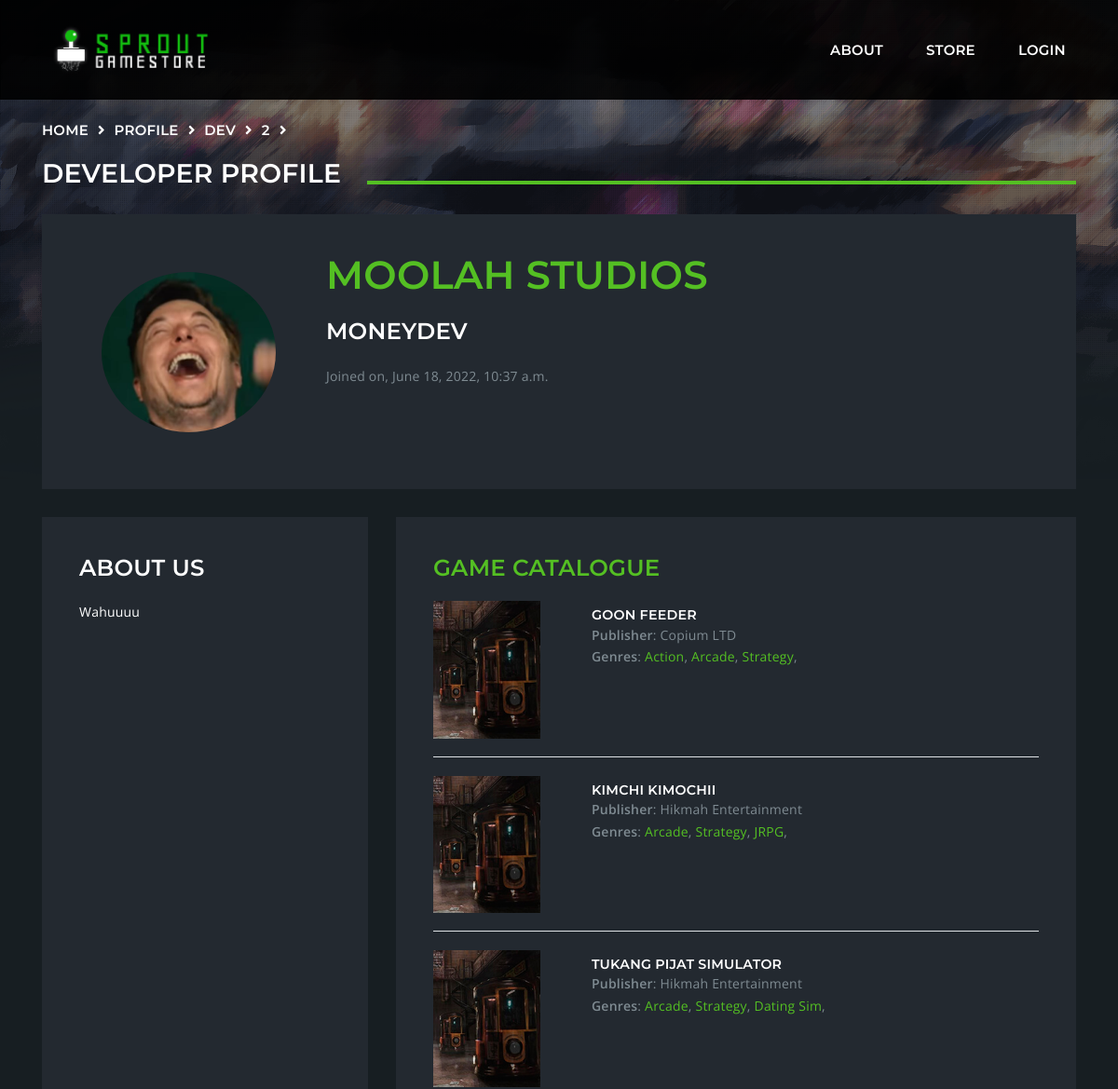
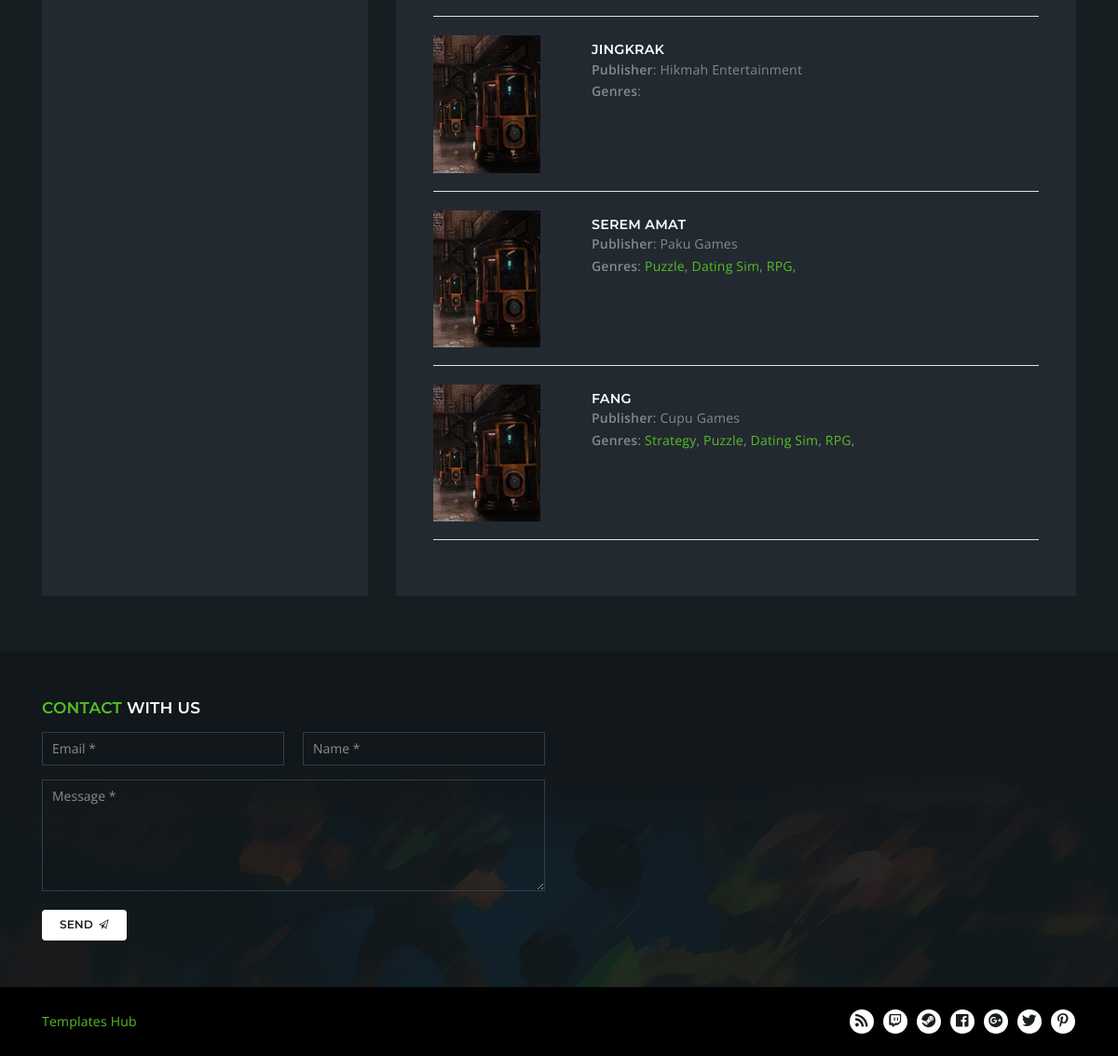
/profile/dev/2/, run on the app's committed database (2 pictures, top to bottom).
### base/models.py (models this page shows, shortened)
class Profile(models.Model):
    full_name = models.CharField(max_length=200, blank=True)
    profile_pic = models.ImageField(null=True, default='default-avatar.jpg')
    description = models.TextField(null=True, blank=True)
    user = models.OneToOneField(User, on_delete=models.CASCADE, blank=True)
    birth_date = models.DateField(null=True)

class Developer(models.Model):
    developer_name = models.CharField(max_length=200)
    user = models.OneToOneField(User, on_delete=models.CASCADE, blank=True)

class Game(models.Model):
    name = models.CharField(max_length=200)
    description = models.TextField(null=True)
    genres = models.ManyToManyField(Genre, related_name='genres', blank=True)
    devUser = models.ForeignKey(User, on_delete=models.CASCADE, blank=True, null=True)
    publisher = models.CharField(max_length=200)
    price = models.FloatField(null=True)
    verified = models.BooleanField(default=False)
    updated = models.DateTimeField(auto_now=True)
    created = models.DateTimeField(auto_now_add=True)

class Genre(models.Model):
    name = models.CharField(max_length=200)

### base/views.py (the view)
# urls.py: path('profile/dev/<str:userid>/', views.devProfile, name="profile-dev"),
def devProfile(request, userid):
    extraContext = pageHeader(request, 'developer profile')
    user = User.objects.get(id=userid)
    games = Game.objects.filter (devUser=user)
    profile = Profile.objects.get(user=user)
    context = {'profile': profile,
               'games': games} | extraContext
    return render(request=request, template_name='base/profile-dev.html', context=context)

### base/addsFunctions.py (called while the page is built)
def pageHeader(request, page):
    user = request.user
    userGroups = [x.name for x in user.groups.all()] if user.groups != None else None
    crumbs = (request.path).split('/')[1:-1]
    extraContext = {'curUser': user,
                    'userGroups': userGroups,
                    'crumbs': crumbs,
                    'page': page}
    return extraContext

### base/templates/base/profile-dev.html (shortened to what this page needs)
{% extends 'main.html' %}
{% load static %}
{% block content %}
<main class="nk-main">
  {% include 'base/breadcrumbs_component.html' %}
  <div class="container">
    <div class="row vertical-gap">
      <div class="col-lg-12">
        <div class="nk-box-2 bg-dark-2">
          <div class="row">
            <div class="col-lg-3 d-flex justify-content-center align-items-center">
							<img src="{{ profile.profile_pic.url }}" alt="Profile" class="kuzza-2">
            </div>
            <div class="col-lg-9">
              <h1 class="text-main-1">{{profile.user.developer.developer_name}}</h1>
              <h3>{{profile.user.username}}</h3>
							<p>Joined on, {{profile.user.date_joined}}</p>
            </div>
          </div>
        </div>
      </div>
      <div class="col-lg-4">
        <div class="nk-box-2 bg-dark-2">
          <h3>About Us</h3>
          <p class="text-white">{{profile.description}}</p>
        </div>
      </div>
      <div class="col-lg-8">
        <div class="nk-box-2 bg-dark-2">
					<h3 class="text-main-1">Game Catalogue</h3>
					{% for game in games %}
					<div class="row">
						<div class="nk-product-cart-thumb col-lg-3">
							<a href="{% url 'store-product' game.id %}" class="nk-image-box-1 nk-post-image">
								<img src="{% static 'assets/images/product-2-xs.jpg' %}" alt="{{game.name}}" width="115">
							</a>
						</div>
						<div class="col-lg-9 py-2">
							<h4 class="nk-product-title h5">
                <a href="{% url 'store-product' game.id %}">
                  {{game.name}}
                </a>
              </h4>
							<div class="nk-product-meta">
								<div><strong>Publisher</strong>: {{game.publisher}}</div>
								<div><strong>Genres</strong>: {% for genre in game.genres.all %}<a href="#">{{genre.name}}</a>, {% endfor %}</div>
							</div>
						</div>
					</div>
					<div class="nk-gap-1 border-bottom"></div>
					<div class="nk-gap-1"></div>
					{% endfor %}
        </div>
      </div>
    </div>
  </div>
  <div class="nk-gap-2"></div>
</main>
{% endblock content %}

### static/assets/css/mysheet.css (style rules this page uses)
.kuzza-2 { height: 80%; position: relative; overflow: hidden; border-radius: 50% ; }

### data on the page
Profile: profile_pic (picture), user.developer.developer_name "MOOLAH STUDIOS", user.username "MONEYDEV", user.date_joined "June 18, 2022, 10:37 a.m.", description "Wahuuuu"
Game: name "GOON FEEDER", publisher "Copium LTD"
Genre: name "Action"
Genre: name "Arcade"
Genre: name "Strategy"
Game: name "KIMCHI KIMOCHII", publisher "Hikmah Entertainment"
Genre: name "JRPG"
Game: name "TUKANG PIJAT SIMULATOR", publisher "Hikmah Entertainment"
Genre: name "Dating Sim"
Game: name "JINGKRAK", publisher "Hikmah Entertainment"
Game: name "SEREM AMAT", publisher "Paku Games"
Genre: name "Puzzle"
Genre: name "RPG"
Game: name "FANG", publisher "Cupu Games"

### other printed values
{{ crumb }} "PROFILE" "DEV" "2"
{{ page }} "DEVELOPER PROFILE"
